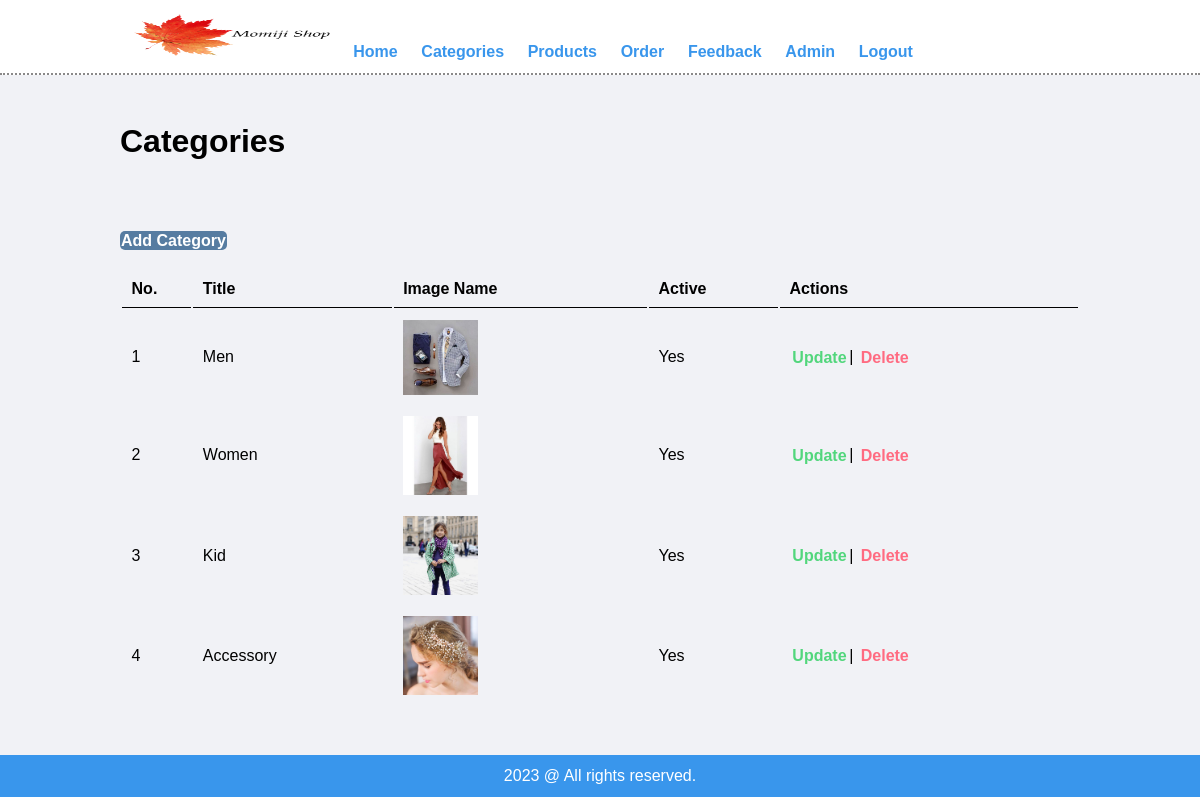
Page /admin/insert.php (signed in) on the committed database.
### tables this page shows
CREATE TABLE `category` (
  `id` int(1) NOT NULL,
  `title` varchar(255) NOT NULL,
  `image_name` varchar(255) NOT NULL,
  `active` varchar(255) NOT NULL
);

### admin/insert.php (the view, shortened to what this page needs)
<?php include("part/header.php"); ?>
        <div class="main-content">
            <div class="wrapper">
                <h1>Categories</h1><br><br>
                <br><br>
                <a href="<?php echo SITE; ?>admin/insert_category.php" class="btn-primary">Add Category</a><br><br>
                <table class="tbl-full">
                    <tr>
                        <th>No.</th>
                        <th>Title</th>
                        <th>Image Name</th>
                        <th>Active</th>
                        <th>Actions</th>
                    </tr>
                    <?php
                        $sql = "SELECT * FROM category";
                        $res = mysqli_query($conn, $sql);
                        $count = mysqli_num_rows($res);
                        $i=1;
                        if($count>0){
                            while($row = mysqli_fetch_assoc($res)){
                                $id = $row['id'];
                                $title = $row['title'];
                                $image_name = $row['image_name'];
                                $active = $row['active'];
                    ?>
                            <tr>
                                <td><?php echo $i++; ?></td>
                                <td><?php echo $title; ?></td>
                                <td>
                                    <?php
                                        if($image_name!=""){
                                    ?>
                                            <img src="<?php echo SITE; ?>image/category/<?php echo $image_name;?>"
                                            width='75px' heigth='100px'>
                                    <?php
                                        }else{
                                            echo "<div class='error'>Image not added.</div>";
                                        }
                                    ?>
                                </td>
                                <td><?php echo $active; ?></td>
                                <td>
                                    <a href="<?php echo SITE;?>admin/update_category.php?id=<?php echo $id; ?>" class="btn-secondary">Update</a>|
                                    <a href="<?php echo SITE; ?>admin/delete_category.php?id=<?php echo $id; ?>&image_name=<?php echo $image_name; ?>" class="btn-danger">Delete</a>
                                </td>
                            </tr>
                    <?php
                            }
                        }else{
                    ?>
                    <tr>
                        <td colspan="5"><div class="error">No Product Add.</div></td>
                    </tr>
                    <?php
                        }
                    ?>
                </table>
            </div>
        </div>
<?php include("part/footer.php"); ?>

### admin/part/header.php (shortened to what this page needs)
<html>
    <head>
        <link rel="stylesheet" href="css/adminstyle.css">
    </head>
    <body>
        <div class="menu">
            <div class="wrapper">
                <ul>
                    <li><a href="#">
                            <img src="css/momiji.png" width="200px" height="45px">
                        </a>
                    </li>
                    <li><a href="index.php">Home</a></li>
                    <li><a href="insert.php">Categories</a></li>
                    <li><a href="product.php">Products</a></li>
                    <li><a href="order.php">Order</a></li>
                    <li><a href="admin_feedback.php">Feedback</a></li>
                    <li><a href="admin.php">Admin</a></li>
                    <li><a href="logout.php">Logout</a></li>
                </ul>
            </div>
        </div>

### admin/part/footer.php
        <div class="footer">
            <div class="wrapper">
                <p style="text-align: center;">2023 @ All rights reserved.</p>
            </div>
        </div>
    </body>
</html>

### admin/css/adminstyle.css (style rules this page uses)
* { margin: 0; padding: 0; font-family: Arial, Helvetica, sans-serif; }
.wrapper { padding: 1%; width: 80%; margin: 0 auto; }
.tbl-full { width: 100%; }
table tr th { border-bottom: 1px solid black; padding: 1%; text-align: left; }
table tr td { padding: 1%; }
.btn-primary { background-color: #567ca1; padding: 1px; color: white; text-decoration: none; font-weight: bold; border-radius: 5px; }
.btn-secondary { color: #52d67c; padding: 1%; text-decoration: none; font-weight: bold; }
.btn-danger { color: #ff6b81; padding: 1%; text-decoration: none; font-weight: bold; }
.menu { border-bottom: 2px dotted rgb(138, 137, 137); }
.menu ul { list-style-type: none; }
.menu ul li { display: inline; padding: 1%; }
.menu ul li a { text-decoration: none; font-weight: bold; color: #3996ec; }
.main-content { background-color: #f1f2f6; padding: 3% 0; }
.footer { background-color: #3996ec; color: white; }

### rows in the picture
category: title "Men", image_name (picture), active "Yes"
category: title "Women", image_name (picture), active "Yes"
category: title "Kid", image_name (picture), active "Yes"
category: title "Accessory", image_name (picture), active "Yes"
